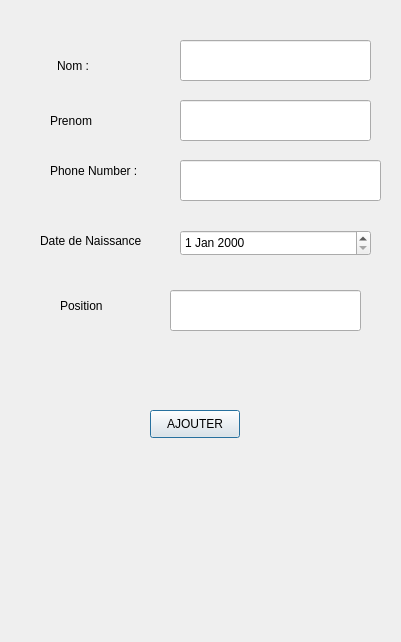
<?xml version="1.0" encoding="UTF-8"?>
<ui version="4.0">
 <class>AJoueur</class>
 <widget class="QDialog" name="AJoueur">
  <property name="geometry">
   <rect>
    <x>0</x>
    <y>0</y>
    <width>401</width>
    <height>642</height>
   </rect>
  </property>
  <property name="windowTitle">
   <string>AJoueur</string>
  </property>
  <widget class="QLabel" name="label">
   <property name="geometry">
    <rect>
     <x>57</x>
     <y>40</y>
     <width>71</width>
     <height>51</height>
    </rect>
   </property>
   <property name="text">
    <string>Nom :</string>
   </property>
  </widget>
  <widget class="QLineEdit" name="nom">
   <property name="geometry">
    <rect>
     <x>180</x>
     <y>40</y>
     <width>191</width>
     <height>41</height>
    </rect>
   </property>
  </widget>
  <widget class="QLabel" name="label_2">
   <property name="geometry">
    <rect>
     <x>50</x>
     <y>100</y>
     <width>58</width>
     <height>41</height>
    </rect>
   </property>
   <property name="text">
    <string>Prenom</string>
   </property>
  </widget>
  <widget class="QLineEdit" name="Prenom">
   <property name="geometry">
    <rect>
     <x>180</x>
     <y>100</y>
     <width>191</width>
     <height>41</height>
    </rect>
   </property>
  </widget>
  <widget class="QLabel" name="label_3">
   <property name="geometry">
    <rect>
     <x>50</x>
     <y>150</y>
     <width>121</width>
     <height>41</height>
    </rect>
   </property>
   <property name="text">
    <string>Phone Number :</string>
   </property>
  </widget>
  <widget class="QLineEdit" name="Phone">
   <property name="geometry">
    <rect>
     <x>180</x>
     <y>160</y>
     <width>201</width>
     <height>41</height>
    </rect>
   </property>
  </widget>
  <widget class="QLabel" name="label_4">
   <property name="geometry">
    <rect>
     <x>40</x>
     <y>220</y>
     <width>121</width>
     <height>41</height>
    </rect>
   </property>
   <property name="text">
    <string>Date de Naissance </string>
   </property>
  </widget>
  <widget class="QDateEdit" name="date">
   <property name="geometry">
    <rect>
     <x>180</x>
     <y>230</y>
     <width>191</width>
     <height>26</height>
    </rect>
   </property>
  </widget>
  <widget class="QLabel" name="label_5">
   <property name="geometry">
    <rect>
     <x>60</x>
     <y>290</y>
     <width>71</width>
     <height>31</height>
    </rect>
   </property>
   <property name="text">
    <string>Position</string>
   </property>
  </widget>
  <widget class="QLineEdit" name="Position">
   <property name="geometry">
    <rect>
     <x>170</x>
     <y>290</y>
     <width>191</width>
     <height>41</height>
    </rect>
   </property>
  </widget>
  <widget class="QPushButton" name="AJOUTER">
   <property name="geometry">
    <rect>
     <x>150</x>
     <y>410</y>
     <width>90</width>
     <height>28</height>
    </rect>
   </property>
   <property name="text">
    <string>AJOUTER</string>
   </property>
  </widget>
 </widget>
 <resources/>
 <connections>
  <connection>
   <sender>AJOUTER</sender>
   <signal>pressed()</signal>
   <receiver>AJoueur</receiver>
   <slot>ajout()</slot>
   <hints>
    <hint type="sourcelabel">
     <x>194</x>
     <y>423</y>
    </hint>
    <hint type="destinationlabel">
     <x>200</x>
     <y>320</y>
    </hint>
   </hints>
  </connection>
 </connections>
 <slots>
  <slot>ajout()</slot>
 </slots>
</ui>
